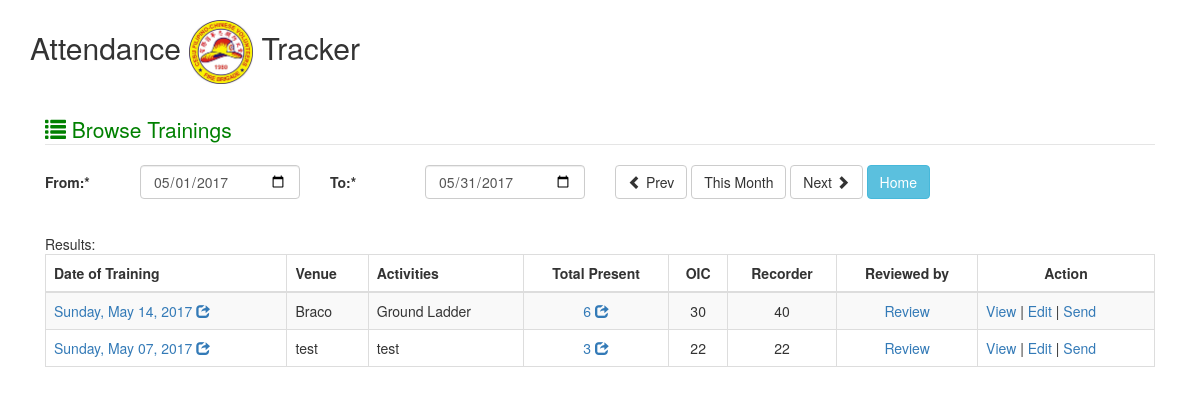
The app's page /index.php/training/lists, older data.
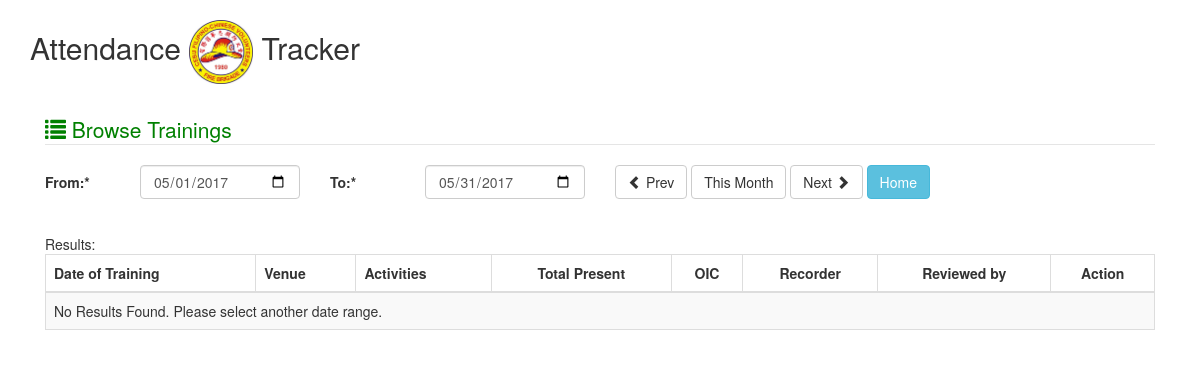
The same page, newer data.
### tables this page shows
CREATE TABLE IF NOT EXISTS `training` (
  `id` bigint(20) NOT NULL AUTO_INCREMENT,
  `date_of_training` date NOT NULL,
  `activity` text NOT NULL,
  `venue` text NOT NULL,
  `oic` varchar(10) NOT NULL,
  `remarks` text NOT NULL,
  `recorder` varchar(10) NOT NULL,
  `approved_by` varchar(10) DEFAULT NULL,
  `sent` tinyint(1) DEFAULT '0',
  `replied` tinyint(1) DEFAULT '0',
  PRIMARY KEY (`id`)
);

### application/controllers/Training.php (called while the page is built, shortened)
<?php
class Training extends CI_Controller {
    function __construct() {
        $this->load->helper('form');
        $this->load->helper('url');
        $this->load->model('training_model');
        $this->load->library('form_validation');
    }
    public function lists()
    {
        $data['selected_title'] = '';
        $data['from_date'] = date('Y-m-01');
        $d = new DateTime( date('Y-m-d') );
        $data['to_date'] = $d->format( 'Y-m-t' );
        $data['training_list'] = [];
        if ($_POST) {
            if (isset($_POST['prev'])) {
                $data['from_date'] = date('Y-m-01', strtotime($this->input->post('from_date')." -1 month"));
                $d = new DateTime( date('Y-m-d', strtotime($this->input->post('from_date')." -1 month")) );
                $data['to_date'] = $d->format( 'Y-m-t' );
            }
            else if (isset($_POST['next'])) {
                $data['from_date'] = date('Y-m-01', strtotime($this->input->post('from_date')." +1 month"));
                $d = new DateTime( date('Y-m-d', strtotime($this->input->post('from_date')." +1 month")) );
                $data['to_date'] = $d->format( 'Y-m-t' );
            }
            else {
                $data['from_date'] = $this->input->post('from_date');
                $data['to_date'] = $this->input->post('to_date');
            }
            $this->form_validation->set_rules('from_date', 'from_date', 'required');
            $this->form_validation->set_rules('to_date', 'to_date', 'required');
            if ($this->form_validation->run() != false){
                $data['training_list'] = $this->training_model->get_training_list_range($data['from_date'], $data['to_date']);
            }
        }
        else {
            $data['training_list'] = $this->training_model->get_training_list_range($data['from_date'], $data['to_date']);
        }
        $this->load->view('training_lists', $data);
    }
}

### index.php (called while the page is built, shortened)
<?php
require_once BASEPATH.'core/CodeIgniter.php';

### application/models/training_model.php (called while the page is built, shortened)
<?php
class Training_model extends CI_Model {
    public function get_training_list_range($from_date, $to_date)
    {
        $query = "SELECT t.*, count(*) AS 'total' FROM `training` t
            LEFT JOIN training_attendance ta ON ta.training_id = t.id
            WHERE `date_of_training` >= '$from_date'
            AND `date_of_training` <= '$to_date'
            GROUP BY ta.training_id
            ORDER BY `date_of_training` DESC";
        $query = $this->db->query($query);
        return $query->result();
    }
}

### application/views/training_lists.php (the view, shortened to what the changed rows need)
?><!DOCTYPE html>
<html lang="en">
<head>
    <link href="<?= base_url();?>bootstrap/css/bootstrap.css" rel="stylesheet">
</head>
<body>
<div class="container">
    <h2>Attendance <img src="<?= base_url();?>image/logo.png" width="64px"> Tracker</h2>
    <div class="col-lg-12">
        <fieldset>
            <br>
            <div >
                <table class="table table-striped table-bordered table-hover" id="dataTables-example">
                    <thead>
                        <tr>
                            <th>Date of Training</th>
                            <th>Venue</th>
                            <th>Activities</th>
                            <th style="text-align: center;">Total Present</th>
                            <th style="text-align: center;">OIC</th>
                            <th style="text-align: center;">Recorder</th>
                            <th style="text-align: center;">Reviewed by</th>
                            <th style="text-align: center;">Action</th>
                        </tr>
                    </thead>
                    <tbody>
                        <?php if (count($training_list) > 0) {?>
                            <?php foreach ($training_list as $key => $value) {?>
                            <tr>
                                <td title="show details"><a href="training_details/<?=$value->id;?>" data-toggle="modal" data-target="#myLargeModalLabel"><?php echo date('l, M d, Y',strtotime($value->date_of_training)); ?> <span class="glyphicon glyphicon-share"></span></a></td>
                                <td><?php echo $value->venue; ?></td>
                                <td><?php echo $value->activity; ?></td>
                                <td style="text-align: center" title="show details"><a href="training_details/<?=$value->id;?>" data-toggle="modal" data-target="#myLargeModalLabel"><?php echo $value->total; ?> <span class="glyphicon glyphicon-share"></span></a></td>
                                <td style="text-align: center"><?php echo $value->oic; ?></td>
                                <td style="text-align: center"><?php echo $value->recorder; ?></td>
                                <td style="text-align: center">
                                    <?php if($value->approved_by == null){ ?>
                                        <a href="training_details/<?=$value->id;?>" data-toggle="modal" data-target="#myLargeModalLabel">Review</a>
                                    <?php } else { ?>
                                    <?php echo $value->approved_by; ?>
                                    <?php } ?>
                                </td>
                                <td title="show actions">
                                    <a href="training_details/<?=$value->id;?>" data-toggle="modal" data-target="#myLargeModalLabel">View</a> |
                                    <a href="training_edit/<?=$value->id;?>" data-toggle="modal" data-target="#editTrainingDetails">Edit</a> |
                                    <?php if($value->approved_by == null){ ?>
                                    <a href="#" onclick="return sendTraining(<?=$value->id;?>);">Send</a>
                                    <?php } ?>
                                </td>
                            </tr>
                            <?php } ?>
                        <?php } else {?>
                            <tr>
                                <td colspan="8">No Results Found. Please select another date range.</td>
                            </tr>
                        <?php }?>
                    </tbody>
                </table>
            </div>
        </fieldset>
    </div>
</div>
</body>
</html>

Row changes from the older to the newer data that the page shows:
removed training: date_of_training "Sunday, May 14, 2017", venue "Braco", activity "Ground Ladder", total "6", oic "30", recorder "40"
removed training: date_of_training "Sunday, May 07, 2017", venue "test", activity "test", total "3", oic "22", recorder "22"
Text that changed along with them:
text now shown: "No Results Found. Please select another date range."
